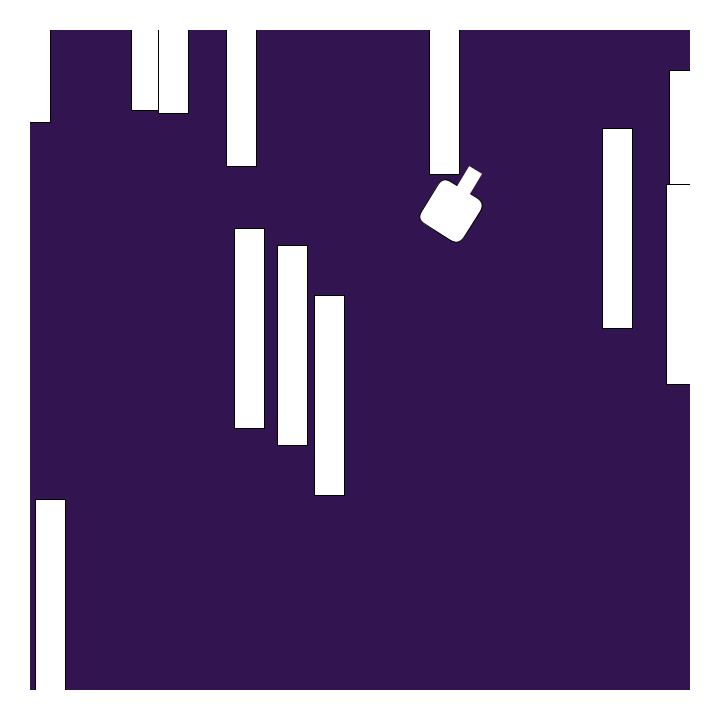
Frame 1 (no input)
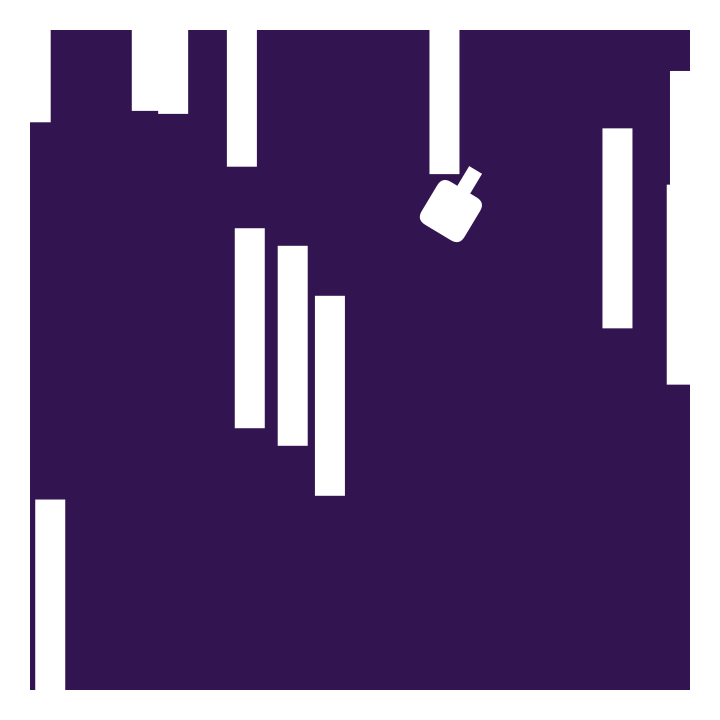
Frame 60 (the mouse pressed at the canvas centre just before this capture)
Frame 120 (the mouse held since frame 60 and released just before this capture): identical to frame 60, image omitted

The Processing sketch that drew these frames (run headless with seeded random() and noise(); from frame 60 on, the mouse is pressed at the canvas centre):

// Processing sketch: Week_One_Ball_250201a
// ── Week_One_Ball_250201a.pde
Tank playerOne;
ArrayList <Bullet> playerOneBullet;
Wall[] border;
boolean shootOnce = false, hitWall = false;

void setup() {
  size(720, 720);

  //Players
  playerOne = new Tank();

  //Bullets for the players
  playerOneBullet = new ArrayList <Bullet>();

  //amount of walls
  border = new Wall[17];

  border[0] = new Wall(width/2, 15, width, 30);
  border[1] = new Wall(width/2, height - 15, width, 30);
  border[2] = new Wall(15, height/2, 30, height);
  border[3] = new Wall(width - 15, height/2, 30, height);

  for (int i = 4; i < border.length; i++) {
    border[i] = new Wall(random(width), random(height), 30, 200);
  }
}


void draw() {
  background(50, 20, 80);

  //when the player presses Z a Bullet will shoot out depending on the heading of Tank
  //And at its location and holding down the key will not allow it to trigger
  if (keyPressed && key == 'z' && !shootOnce) {
    playerOneBullet.add(new Bullet(playerOne.pos.x, playerOne.pos.y, 15, playerOne.heading.x, playerOne.heading.y));
    shootOnce = true;
  }
  if (!keyPressed && key == 'z' && shootOnce) {
    shootOnce = false;
  }


  for (int i = 4; i < border.length; i++) {
    border[i].display();
  }
  //Using a reverse for loop(it starts at the last Bullet in the list)
  for (int i = playerOneBullet.size() - 1; i >= 0; i--) {
    //Note to self cause I forgot ArrayList_name.size() is the amount of objects in the array

    //2nd note I think I might forget this in the future ArrayList_name.get(i) collects index i from the
    //array list and allows you to do operations on it. You'll also need to give it a name
    Bullet POne = playerOneBullet.get(i);
    POne.update();
    POne.display();

    // Check collision with a bullet and a wall
    for (int f = 0; f < border.length; f++) {
      if (border[f].bulletHitWall(POne)) {
        hitWall = true;
      }
    }
    if (hitWall) {
      POne.velocity.mult(-1);
      hitWall = false;
    }
  }
  //display player one
  playerOne.display(255);
  playerOne.update();

  //displaying the walls at the edges of the screen
  border[0].display();
  border[1].display();
  border[2].display();
  border[3].display();
}

// ── Bullets.pde
class Bullet {
  // PROPERTIES
  PVector startPos, velocity;
  float size;

  // CONSTRUCTORS
  Bullet(float x, float y, int s, float vx, float vy) {
    startPos = new PVector(x, y);
    size = s;
    velocity = new PVector(vx * 2, vy * 2);
  }

  // METHODS

  void display() {
    //using push/pop matrix because the transformation is affecting other objects
    pushMatrix();
    noStroke();
    fill(255, 0, 0);
    ellipse(startPos.x, startPos.y, size, size);
    popMatrix();
  }

  void update() {
    //The speed of the bullet

    startPos.add(velocity);
  }
}

// ── Tank.pde
//https://github.com/mrfb/gd105-fall24/blob/main/Lecture%20Code/lecture_241113a_car/car.pde
class Tank {
  // PROPERTIES
  PVector pos, heading;
  float speed;

  // CONTRUCTORS
 //Overload
  Tank() {
    pos = new PVector(random(50, width - 50), random(50, height - 50));
    speed = 0;
    heading = PVector.random2D();
  }

  Tank(float x, float y) {
    pos = new PVector(x, y);
    speed = 0;
    heading = PVector.random2D();
  }

  // METHODS

  // draw the Tank at its current position
  void display(color a) {
    //using push/pop matrix because the transformation is affecting other objects
    pushMatrix();
    rectMode(CENTER);
    fill(a);
    translate(pos.x, pos.y);
    rotate(heading.heading());
    rect(0, 0, 50, 50, 10);
    noStroke();
    rect(13, 0, 70, 15);
    popMatrix();
  }

  // update the position and state of the Tank based on inputs
  void update() {
    // handle turning
    if (keyPressed && key == 'a') {
      turn(- TAU / 360.0);
    } else if (keyPressed && key == 'd') {
      turn(+ TAU / 360.0);
    } else {
      turn(0);
    }

    if (keyPressed && key == 'w') {
      speed = 2;
    } else if (keyPressed && key == 's') {
      speed = -2;
    } else {
      speed = 0;
    }

    pos.add(PVector.mult(heading, speed));
  }

  void turn(float turnAmount) {
    heading.rotate(turnAmount);
  }
}

// ── Wall.pde
class Wall {
  //PROPERTIES
  PVector wallPos;
  float rectScaleX, rectScaleY;


  // METHODS
  Wall(float x, float y, float ScaleX, float ScaleY) {
    wallPos = new PVector(x, y);
    rectScaleX = ScaleX;
    rectScaleY = ScaleY;
  }

  void display() {
    pushMatrix();
    fill(255);
    rectMode(CENTER);
    rect(wallPos.x, wallPos.y, rectScaleX, rectScaleY);
    popMatrix();
  }

  boolean bulletHitWall (Bullet bulletName) {
    //https://youtu.be/8b_reDI7iPM?si=jd2vYaAu9C6rFtIy
    //This random youtuber explain bounding box collision detection which i took insperation. They calculated
    //from the top left but that not working so i changed to the center with rectMode center
    //Note for future, to use the center you x and y values subtract and add them and divide
    //by 2 to get the left and right edge respectively
    if ((wallPos.x - rectScaleX / 2 <= bulletName.startPos.x + bulletName.size / 2) &&
      (wallPos.x + rectScaleX / 2 >= bulletName.startPos.x - bulletName.size / 2) &&
      (wallPos.y - rectScaleY / 2 <= bulletName.startPos.y + bulletName.size / 2) &&
      (wallPos.y + rectScaleY / 2 >= bulletName.startPos.y - bulletName.size / 2)) {
      return true;
    }
    return false;
  }
}
